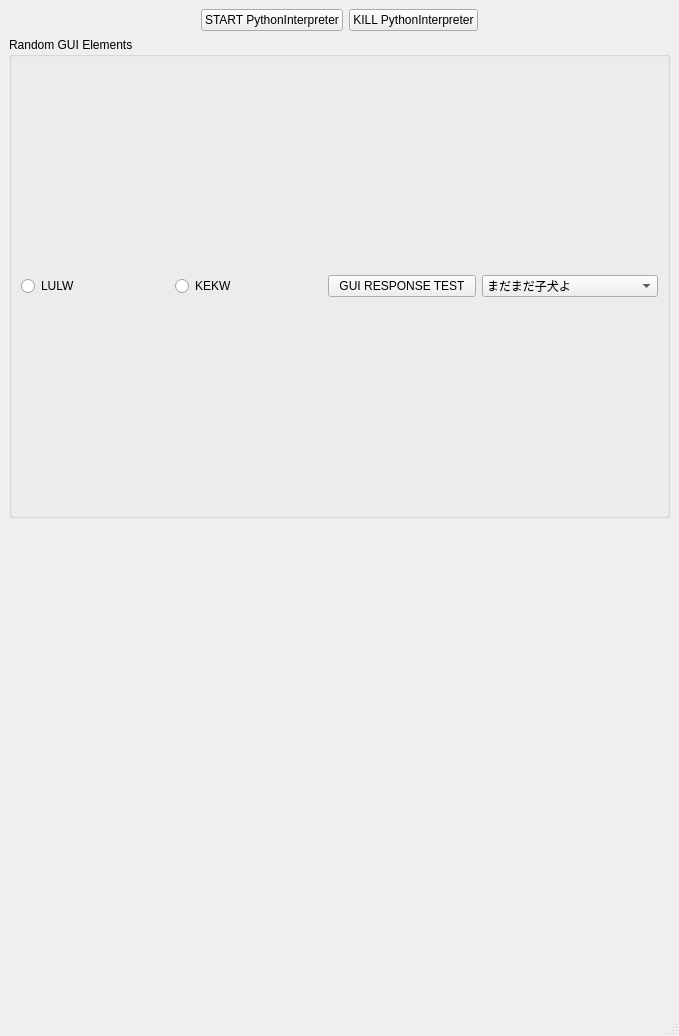
<?xml version="1.0" encoding="UTF-8"?>
<ui version="4.0">
 <class>MainWindow</class>
 <widget class="QMainWindow" name="MainWindow">
  <property name="geometry">
   <rect>
    <x>0</x>
    <y>0</y>
    <width>679</width>
    <height>1036</height>
   </rect>
  </property>
  <property name="windowTitle">
   <string>MainWindow</string>
  </property>
  <widget class="QWidget" name="centralwidget">
   <layout class="QVBoxLayout" name="verticalLayout">
    <item>
     <layout class="QHBoxLayout" name="horizontalLayout_2">
      <item>
       <spacer name="horizontalSpacer">
        <property name="orientation">
         <enum>Qt::Horizontal</enum>
        </property>
        <property name="sizeHint" stdset="0">
         <size>
          <width>40</width>
          <height>20</height>
         </size>
        </property>
       </spacer>
      </item>
      <item>
       <widget class="QPushButton" name="pushButton_startPyInt">
        <property name="text">
         <string>START PythonInterpreter</string>
        </property>
       </widget>
      </item>
      <item>
       <widget class="QPushButton" name="pushButton_killPyInt">
        <property name="text">
         <string>KILL PythonInterpreter</string>
        </property>
       </widget>
      </item>
      <item>
       <spacer name="horizontalSpacer_2">
        <property name="orientation">
         <enum>Qt::Horizontal</enum>
        </property>
        <property name="sizeHint" stdset="0">
         <size>
          <width>40</width>
          <height>20</height>
         </size>
        </property>
       </spacer>
      </item>
     </layout>
    </item>
    <item>
     <widget class="QGroupBox" name="groupBox">
      <property name="title">
       <string>Random GUI Elements</string>
      </property>
      <layout class="QVBoxLayout" name="verticalLayout_2">
       <item>
        <layout class="QHBoxLayout" name="horizontalLayout">
         <item>
          <widget class="QRadioButton" name="radioButton_2">
           <property name="text">
            <string>LULW</string>
           </property>
          </widget>
         </item>
         <item>
          <widget class="QRadioButton" name="radioButton">
           <property name="text">
            <string>KEKW</string>
           </property>
          </widget>
         </item>
         <item>
          <widget class="QPushButton" name="pushButton_guiResponseTest">
           <property name="text">
            <string>GUI RESPONSE TEST</string>
           </property>
          </widget>
         </item>
         <item>
          <widget class="QComboBox" name="comboBox">
           <item>
            <property name="text">
             <string>まだまだ子犬よ</string>
            </property>
           </item>
           <item>
            <property name="text">
             <string>THIS IS MY LAST WAR</string>
            </property>
           </item>
           <item>
            <property name="text">
             <string>SHINZOU WO SASAGEYO</string>
            </property>
           </item>
          </widget>
         </item>
        </layout>
       </item>
      </layout>
     </widget>
    </item>
    <item>
     <widget class="QLabel" name="astolfo">
      <property name="text">
       <string/>
      </property>
      <property name="pixmap">
       <pixmap resource="ressources.qrc">:/images/astolfo.jpg</pixmap>
      </property>
      <property name="scaledContents">
       <bool>false</bool>
      </property>
     </widget>
    </item>
   </layout>
  </widget>
  <widget class="QMenuBar" name="menubar">
   <property name="geometry">
    <rect>
     <x>0</x>
     <y>0</y>
     <width>679</width>
     <height>21</height>
    </rect>
   </property>
  </widget>
  <widget class="QStatusBar" name="statusbar"/>
 </widget>
 <resources>
  <include location="ressources.qrc"/>
 </resources>
 <connections/>
</ui>
